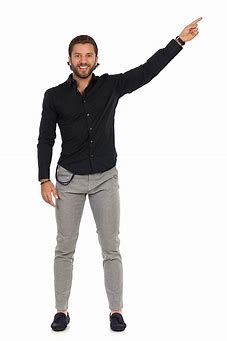
#> input picture Lite-HRNet/imgs/man.jpg, 227 x 341 px
$ jupyter execute --allow-errors example.ipynb
#> lines starting #> are read from the running program, lines starting #| are printed output that depends on the picture
# 人体关键点检测模型Lite-HRNet

人体关键点检测是计算机视觉的基本任务之一，在许多应用场景诸如自动驾驶、安防等有着重要的地位。可以发现，在这些应用场景下，深度学习模型可能需要部署在IoT设备上，这些设备算力较低，存储空间有限，无法支撑太大的模型，因此轻量但不失高性能的人体关键点检测级模型将极大降低模型部署难度。Lite-HRNet便提供了一轻量级神经网络骨干，通过接上不同的后续模型可以完成不同的任务，其中便包括人体关键点检测，在配置合理的情况下，Lite-HRNet可以以大型神经网络数十分之一的参数量及计算量达到相近的性能。

## 模型简介

Lite-HRNet由HRNet(High-Resolution Network)改进而来，HRNet的主要思路是在前向传播过程中通过维持不同分辨率的特征，使得最后生成的高阶特征既可以保留低分辨率高阶特征中的图像语义信息，也可以保留高分辨率高阶特征中的物体位置信息，进而提高在分辨率敏感的任务如语义分割、姿态检测中的表现。Lite-HRNet是HRNet的轻量化改进，改进了HRNet中的卷积模块，将HRNet中的参数量从28.5M降低至1.1M，计算量从7.1GFLOPS降低至0.2GFLOPS，但AP75仅下降了7%。
综上，Lite-HRNet具有计算量、参数量低，精度可观的优点，有利于部署在物联网低算力设备上服务于各个应用场景。

## 数据准备

本案例使用COCO2017数据集作为训练、验证数据集，请首先安装Mindspore Vision套件，并确保安装的Mindspore是GPU版本，随后请在https://cocodataset.org/ 上下载好2017 Train Images、2017 Val Images以及对应的标记2017 Train/Val Annotations，并解压至当前文件夹，文件夹结构下表所示

```text
Lite-HRNet/
    ├── imgs
    ├── src
    ├── annotations
        ├──person_keypoints_train2017.json
        └──person_keypoints_train2017.json
    ├── train2017
    └── val2017
```

训练、测试原始图片如下所示，图片中可能包含多个人体，且包含的人体不一定包含COCO2017中定义的17个关键点，标注中有每个人体的边框、关键点信息，以便处理图像后供模型训练。

### 数据预处理

src/mindspore_coco.py中定义了供mindspore模型训练、测试的COCO数据集接口，在加载训练数据集时只需指定所用数据集文件夹位置、输入图像的尺寸、目标热力图的尺寸、以及手动设置对训练图像采用的变换即可

[cell 1]
import mindspore as ms
import mindspore.dataset as dataset
import mindspore.dataset.vision.py_transforms as py_vision
import mindspore.nn as nn
from mindspore.dataset.transforms.py_transforms import Compose

#> (the rest of this cell did not finish here and is left out)

## 构建网络

Lite-HRNet网络骨干大体结构如下图所示：\

网络中存在不同的分辨率分支，网络主干上维持着较高分辨率、较少通道数的输出特征，网络分支上延展出较低分辨率、较多通道数的输出特征，且这些不同分辨率的特征之间通过上采样、下采样的卷积层进行交互、融合。Stage内的Cross Channel Weighting(CCW)则是网络实现轻量化的精髓，它将原HRNet中复杂度较高的1\*1卷积以更低复杂度的Spatial Weighting等方法替代，从而实现降低网络参数、计算量的效果。CCW的结构如下图所示

首先Channel Split将输入特征通道分为两份，一份不作改动，另一份经过一次Cross Resolution Weighting、一次Spatial Weighting 后与前一份未作改动的特征进行沿通道方向的拼接，最后对拼接后的特征进行通道方向的重排以得到输出结果。Cross Resolution Weighting与Spatial Weighting的流程如下：\
Cross Resolutional Weighting:

$(X_1,X_2,...,X_s) -> AvgPooling -> Conv. -> ReLU. -> Conv. -> Sigmoid -> Upsampling -> (W_1,W_2,...,W_s)$

$Y_i=X_i \bigodot W_i$

Spatial Weighting:

$X_i -> AvgPooling -> FC. -> ReLU. -> FC. -> Sigmoid -> W_i$

$Y_i=X_i \bigodot W_i$

上述公式中的$X_i$为第i个分辨率下的特征矩阵，$W_i$为由$X_i$生成的、与$X_i$同形状的权重矩阵，由$X_i$生成$W_i$的过程分别对应图中的$H$、$F$函数，生成后的$W_i$与对应分辨率的$X_i$作哈马达积（即逐元素相乘）得到$Y_i$对应图中的Channel Weighting部分，其中Cross Resolutional Weighting的各个$W_i$由$(X_1,X_2,...,X_s)$综合生成，所以会涉及上采样等操作。
而每个Stage后端存在Fusion Blocks以进行不同分辨率特征间交互融合，并产生更低分辨率的分支。下表列出了网络的具体结构参数。网络实际结构较复杂，具体细节请参考src/backbone.py中代码。

值得注意的是，除了骨干网络，作者在论文中同时也给出了所使用的检测头即SimpleBaseline，为了简洁起见，在本次的Lite-HRNet的Mindspore实现中，检测头（代码中包括IterativeHeads和LiteTopDownSimpleHeatMap）已集成至骨干网络之后，作为整体模型的一部分，直接调用模型即可得到热力图预测输出。

## 损失函数

此处使用损失函数为JointMSELoss，即关节点的均方差误差损失函数，其源码如下所示，总体流程即计算每个关节点预测热力图与实际热力图的均方差，其中target是根据关节点的人工标注坐标，通过二维高斯分布生成的热力图，target_weight用于指定参与计算的关节点，若某关节点对应target_weight取值为0，则表明该关节点在输入图像中未出现，不参与计算。

[cell 2]
"""JointMSELoss"""
import mindspore.nn as nn
import mindspore.ops as ops

class JointsMSELoss(nn.Cell):
    """Joint MSELoss"""
    # [32 lines left out: functions __init__, construct, not called in this run]

## 模型实现与训练

在实现模型时，需指定模型内部结构，在src/net_configs中已指定原论文中10种结构配置，在训练样例种取Lite_18_coco作为模型结构，此处作为案例，仅设置epoch数量为1，在实际训练中可以设置为200，并且可以加入warmup。由于mindspore的训练接口默认数据集中每条数据只有两列（即训练数据和标签），所以这里需自定义Loss Cell。值得注意的是loss在训练前后变化并不会十分大，训练好的模型的loss为0.0004左右

[cell 3]
class CustomWithLossCell(nn.Cell):

    # [13 lines left out: functions __init__, construct, not called in this run]

#> (a cell that did not finish here is left out)

## 模型评估

模型评估过程中使用AP、AP50、AP75以及AR50、AR75作为评价指标，val2017作为评价数据集，pycocotool包中已实现根据评价函数，且src/mindspore_coco.py中的evaluate函数也实现了调用该评价函数的接口，只需提供预测关键点坐标等信息即可获得评价指标。此处载入Lite_18_coco的预训练模型进行评价。

[cell 5]
from mindspore import load_checkpoint
from mindspore import load_param_into_net

from src.utils.utils import get_final_preds
import numpy as np

# [30 lines left out: function evaluate_model, not called in this run]

#> (the rest of this cell did not finish here and is left out)

## 模型推理

1. Lite-HRNet是关键点检测模型，所以输入待推理图像应为包含单个人体的图像，作者在论文中提及在coco test 2017测试前已使用SimpleBaseline生成的目标检测Bounding Box处理图像，所以待推理图像应仅包含单个人体。
2. 网络的输入为(1,3,256,192)，所以在输入图像前应先将其变换成网络可处理的形式。

[cell 6]
import cv2
from src.utils.utils import get_max_preds
origin_img = cv2.imread("./imgs/man.jpg")
#> origin_img is the input picture: shape (341, 227, 3); mean B, G, R 215.3, 215.6, 217.3
origin_h, origin_w, _ = origin_img.shape
#> origin_h = 341; origin_w = 227
scale_factor = [origin_w/192, origin_h/256]
#> scale_factor = [1.18, 1.33]

# resize to (112 112 3) and convert to tensor
img = cv2.resize(origin_img, (192, 256))
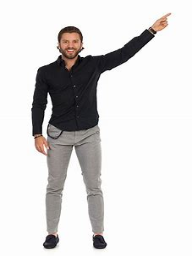
#> img: shape (256, 192, 3); mean B, G, R 215.3, 215.6, 217.3
print(img.shape)
#| (256, 192, 3)
#> (the rest of this cell did not finish here and is left out)


$ run again, with Lite-HRNet/imgs/CCW.jpg copied over Lite-HRNet/imgs/man.jpg
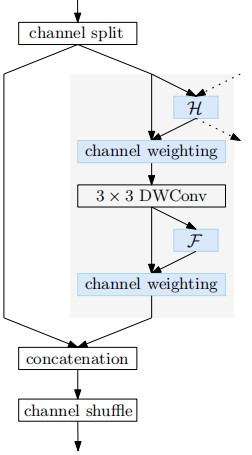
#> input picture Lite-HRNet/imgs/CCW.jpg, 252 x 455 px
#> origin_img is the input picture: shape (455, 252, 3); mean B, G, R 241.9, 240.6, 239.3
#> `img = cv2.resize(origin_img, (192, 256))`:
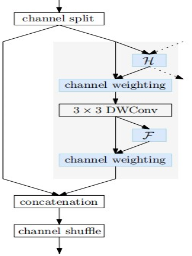
#> img: shape (256, 192, 3); mean B, G, R 241.9, 240.6, 239.3
#| (256, 192, 3)

$ run again, with Lite-HRNet/imgs/net_param.jpg copied over Lite-HRNet/imgs/man.jpg
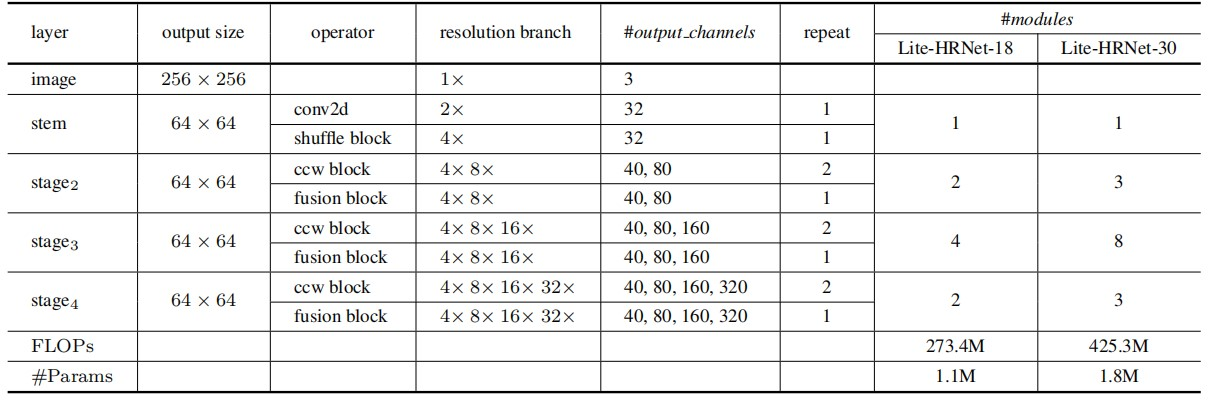
#> input picture Lite-HRNet/imgs/net_param.jpg, 1213 x 400 px
#> origin_img is the input picture: shape (400, 1213, 3); mean B, G, R 237.7, 237.9, 237.8
#> `img = cv2.resize(origin_img, (192, 256))`:
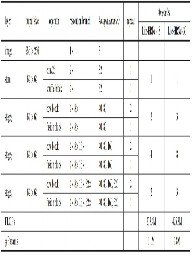
#> img: shape (256, 192, 3); mean B, G, R 236.9, 237.3, 237.3
#| (256, 192, 3)

$ run again, with Lite-HRNet/imgs/networks.jpg copied over Lite-HRNet/imgs/man.jpg
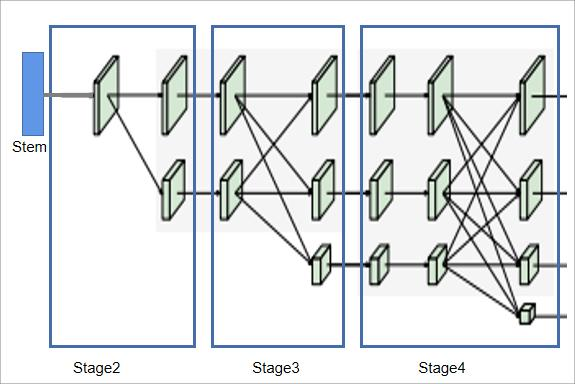
#> input picture Lite-HRNet/imgs/networks.jpg, 575 x 384 px
#> origin_img is the input picture: shape (384, 575, 3); mean B, G, R 229.4, 228.2, 225.1
#> `img = cv2.resize(origin_img, (192, 256))`:
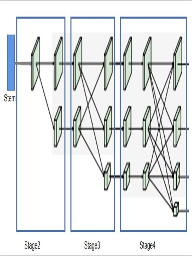
#> img: shape (256, 192, 3); mean B, G, R 229.4, 228.2, 225.1
#| (256, 192, 3)
